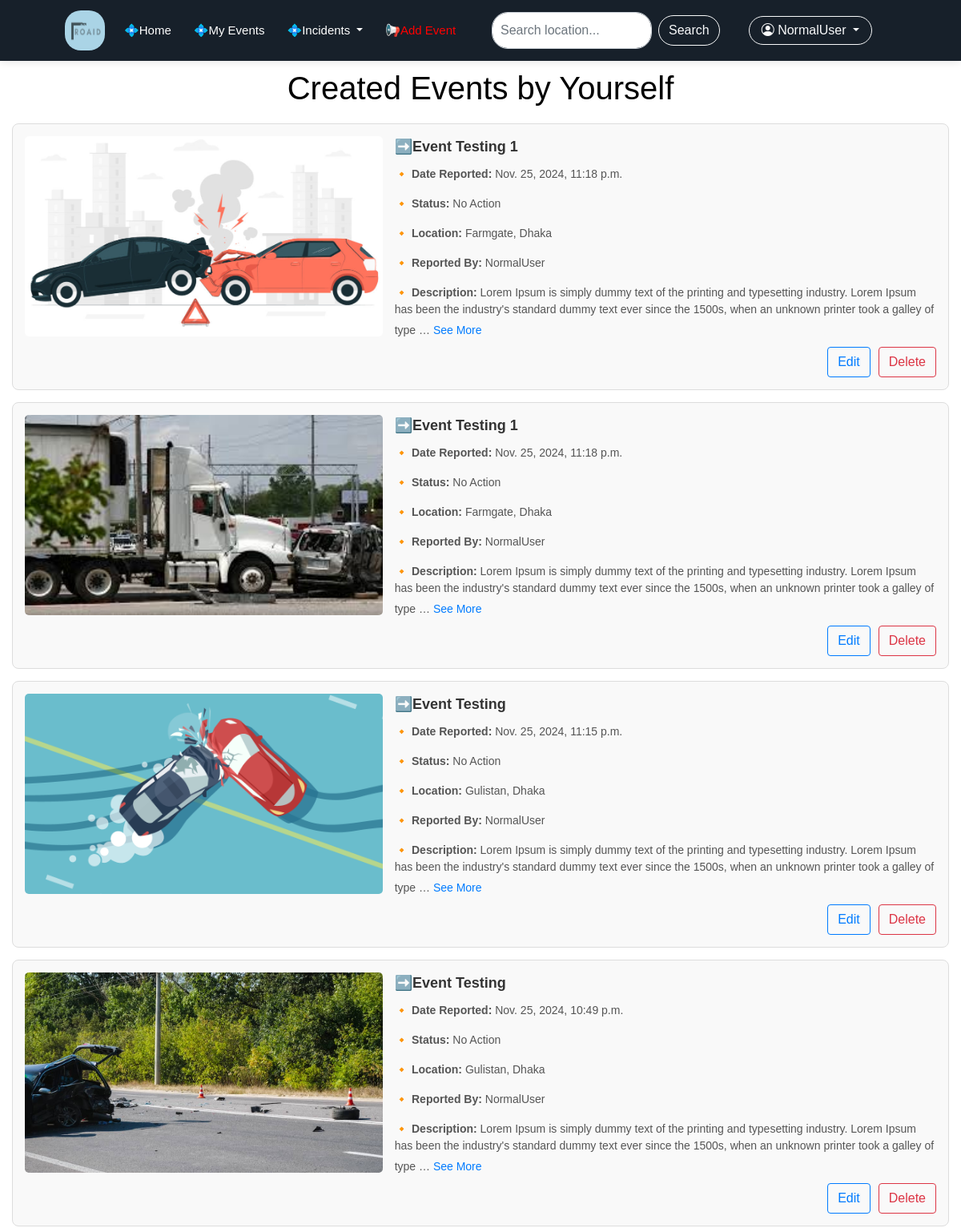
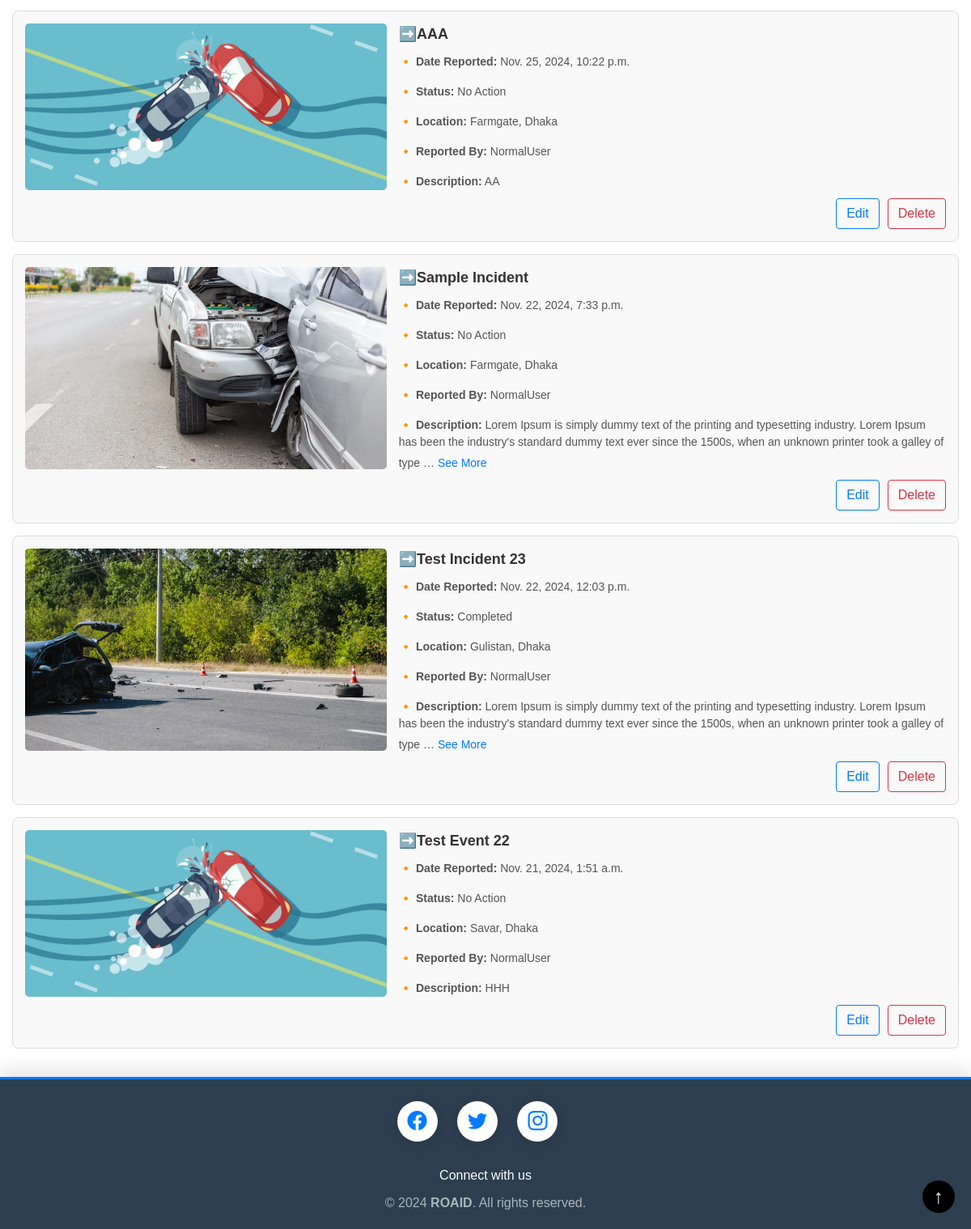
Page /my_events/ (signed in) on the earlier database version (2 pictures, top to bottom).
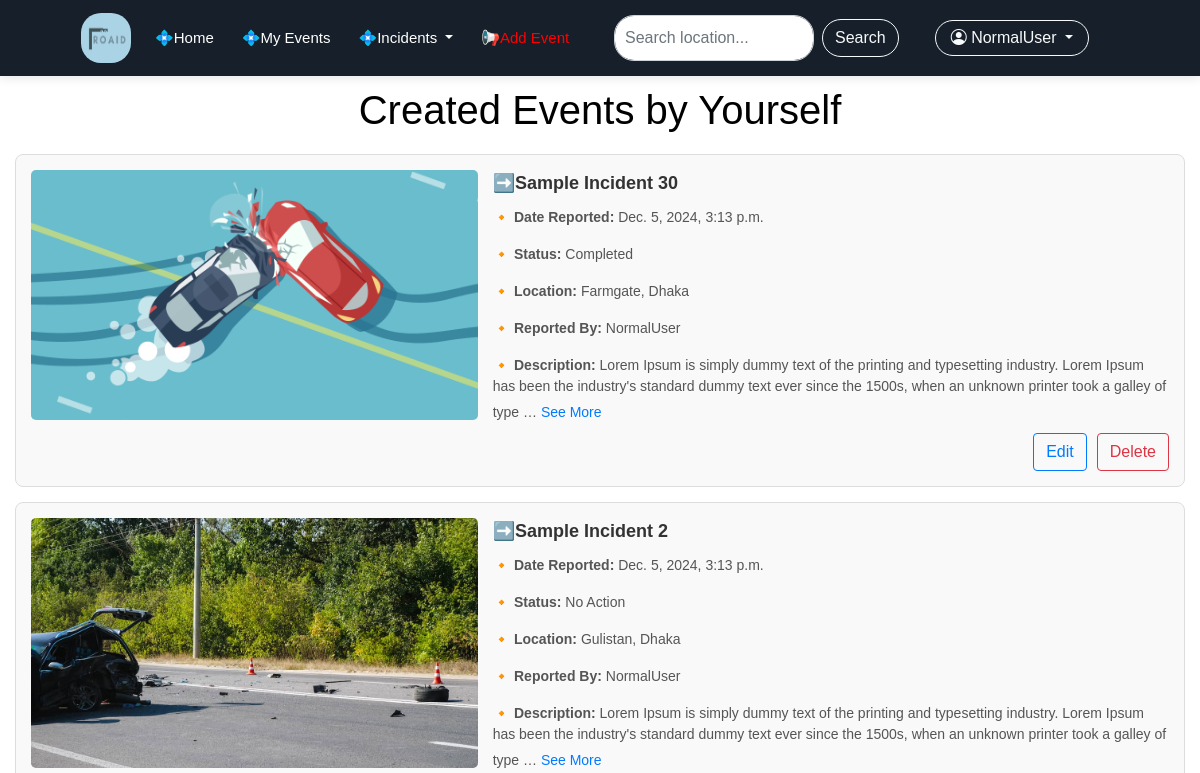
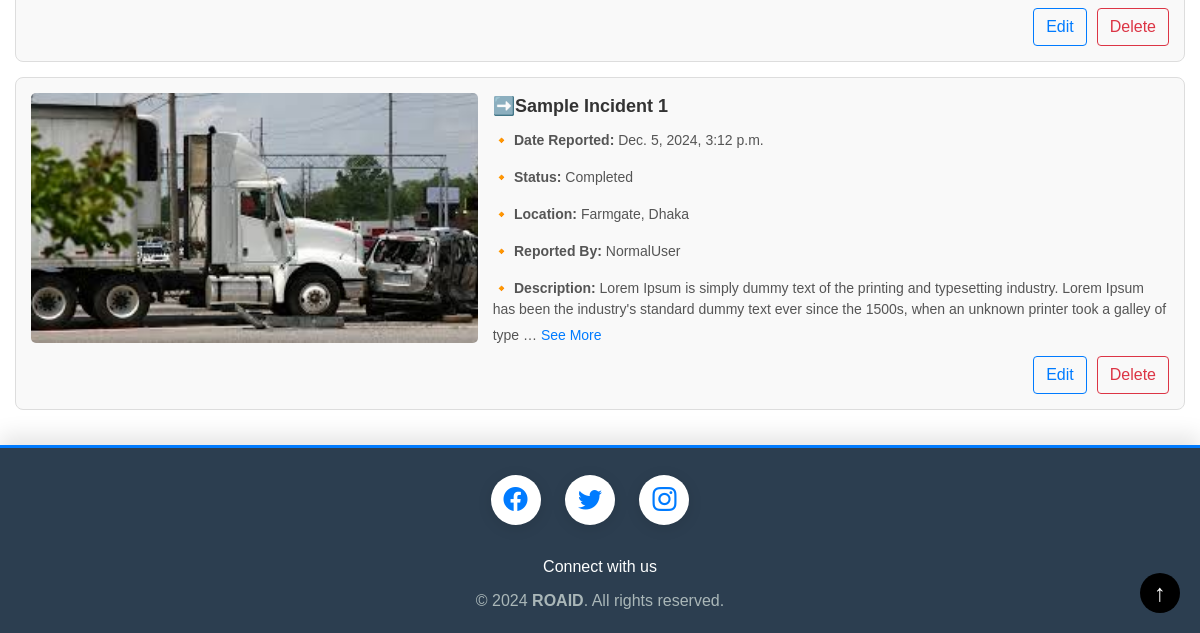
Same page on the later database version (2 pictures, top to bottom).
### Volunteer/models.py (models this page shows, shortened)
class Incident(models.Model):
    STATUS_CHOICES = [
        ('No Action', 'No Action'),
        ('On Action', 'On Action'),
        ('Completed', 'Completed'),
    ]
    title = models.CharField(max_length=200)
    description = models.TextField()
    location = models.CharField(max_length=255)
    date_reported = models.DateTimeField(auto_now_add=True)
    status = models.CharField(max_length=20, choices=STATUS_CHOICES, default='No Action')
    reported_by = models.ForeignKey(User, on_delete=models.CASCADE, related_name='reported_incidents', default=None,null=True, blank=True)
    assigned_to = models.ForeignKey(User, on_delete=models.SET_NULL, null=True, blank=True, default= None,
                                    related_name='assigned_incidents')
    service_type = models.CharField(max_length=50,
                                    choices=[('Fire', 'Fire'), ('Police', 'Police'), ('Ambulance', 'Ambulance')],
                                    default='Police')
    image = models.ImageField(blank=True, null=True, upload_to='images/')

### Volunteer/views.py (the view)
# urls.py: path('my_events/', v_views.my_events, name='my_events'),
@login_required
def my_events(request):
    inc = Incident.objects.filter(reported_by=request.user).order_by('-date_reported')
    context = {'inc': inc}
    return render(request, template_name='my_events.html', context=context)

### Volunteer/templates/my_events.html (shortened to what this page needs)
{% extends 'common.html' %}
{% load static %}
{% block content %}
<!DOCTYPE html>
<html lang="en">
<head>
    <link rel="stylesheet" href="{% static 'css/my_events.css' %}">
</head>
<body>
    <div class="container">
        <h1 class="title" style="padding-top: 10px;color: black">Created Events by Yourself</h1>
        {% for incident in inc %}
        <div class="incident-card">
            <div class="incident-content">
                <div class="incident-image-container">
                    {% if incident.image %}
                        <img src="{{ incident.image.url }}" alt="Incident Image" class="incident-image">
                    {% else %}
                        <img src="{% static 'images/ROAID.png' %}" alt="Incident Image" class="incident-image">
                    {% endif %}
                </div>
                <div class="incident-info">
                    <div class="incident-header">
                        ➡️{{ incident.title }}
                    </div>
                    <div class="incident-details">
                        <p><strong>🔸 Date Reported:</strong> {{ incident.date_reported }}</p>
                        <p><strong>🔸 Status:</strong> {{ incident.status }}</p>
                        <p><strong>🔸 Location:</strong> {{ incident.location }}</p>
                        <p><strong>🔸 Reported By:</strong> {{ incident.reported_by }}</p>
                    </div>
                    <div class="incident-description">
                        <strong>🔸 Description:</strong>
                        <span class="description-text" data-full-text="{{ incident.description }}">
                            {{ incident.description|truncatechars:200 }}
                        </span>
                        {% if incident.description|length > 200 %}
                            <button class="see-more-btn">See More</button>
                        {% endif %}
                    </div>
                </div>
            </div>
            <div class="button-container">
                <a href="{% url 'edit_incident' incident.id %}" class="btn btn-outline-primary" style="margin-right: 10px">Edit</a>
                <a href="{% url 'delete_incident' incident.id %}" class="btn btn-outline-danger">Delete</a>
            </div>
        </div>
        {% empty %}
        <p>No incidents to display.</p>
        {% endfor %}
    </div>
</body>
</html>
{% endblock %}

Differences in the rows shown:
removed Incident: image (picture), title "Event Testing 1", date_reported "Nov. 25, 2024, 11:18 p.m.", status "No Action", location "Farmgate, Dhaka", reported_by "NormalUser", description "Lorem Ipsum is simply dummy text of the printing and typesetting industry. Lorem Ipsum has been the industry's standard dummy text ever since the 1500s, when an unknown printer took a galley of type …", shows "See More"
removed Incident: image (picture), title "Event Testing 1", date_reported "Nov. 25, 2024, 11:18 p.m.", status "No Action", location "Farmgate, Dhaka", reported_by "NormalUser", description "Lorem Ipsum is simply dummy text of the printing and typesetting industry. Lorem Ipsum has been the industry's standard dummy text ever since the 1500s, when an unknown printer took a galley of type …", shows "See More"
removed Incident: image (picture), title "Event Testing", date_reported "Nov. 25, 2024, 11:15 p.m.", status "No Action", location "Gulistan, Dhaka", reported_by "NormalUser", description "Lorem Ipsum is simply dummy text of the printing and typesetting industry. Lorem Ipsum has been the industry's standard dummy text ever since the 1500s, when an unknown printer took a galley of type …", shows "See More"
removed Incident: image (picture), title "Event Testing", date_reported "Nov. 25, 2024, 10:49 p.m.", status "No Action", location "Gulistan, Dhaka", reported_by "NormalUser", description "Lorem Ipsum is simply dummy text of the printing and typesetting industry. Lorem Ipsum has been the industry's standard dummy text ever since the 1500s, when an unknown printer took a galley of type …", shows "See More"
removed Incident: image (picture), title "AAA", date_reported "Nov. 25, 2024, 10:22 p.m.", status "No Action", location "Farmgate, Dhaka", reported_by "NormalUser", description "AA"
removed Incident: image (picture), title "Sample Incident", date_reported "Nov. 22, 2024, 7:33 p.m.", status "No Action", location "Farmgate, Dhaka", reported_by "NormalUser", description "Lorem Ipsum is simply dummy text of the printing and typesetting industry. Lorem Ipsum has been the industry's standard dummy text ever since the 1500s, when an unknown printer took a galley of type …", shows "See More"
removed Incident: image (picture), title "Test Incident 23", date_reported "Nov. 22, 2024, 12:03 p.m.", status "Completed", location "Gulistan, Dhaka", reported_by "NormalUser", description "Lorem Ipsum is simply dummy text of the printing and typesetting industry. Lorem Ipsum has been the industry's standard dummy text ever since the 1500s, when an unknown printer took a galley of type …", shows "See More"
removed Incident: image (picture), title "Test Event 22", date_reported "Nov. 21, 2024, 1:51 a.m.", status "No Action", location "Savar, Dhaka", reported_by "NormalUser", description "HHH"
added Incident: image (picture), title "Sample Incident 30", date_reported "Dec. 5, 2024, 3:13 p.m.", status "Completed", location "Farmgate, Dhaka", reported_by "NormalUser", description "Lorem Ipsum is simply dummy text of the printing and typesetting industry. Lorem Ipsum has been the industry's standard dummy text ever since the 1500s, when an unknown printer took a galley of type …", shows "See More"
added Incident: image (picture), title "Sample Incident 2", date_reported "Dec. 5, 2024, 3:13 p.m.", status "No Action", location "Gulistan, Dhaka", reported_by "NormalUser", description "Lorem Ipsum is simply dummy text of the printing and typesetting industry. Lorem Ipsum has been the industry's standard dummy text ever since the 1500s, when an unknown printer took a galley of type …", shows "See More"
added Incident: image (picture), title "Sample Incident 1", date_reported "Dec. 5, 2024, 3:12 p.m.", status "Completed", location "Farmgate, Dhaka", reported_by "NormalUser", description "Lorem Ipsum is simply dummy text of the printing and typesetting industry. Lorem Ipsum has been the industry's standard dummy text ever since the 1500s, when an unknown printer took a galley of type …", shows "See More"
